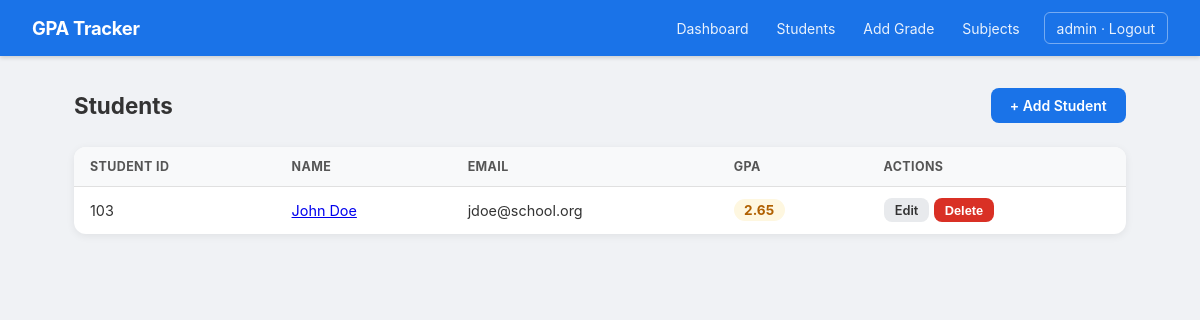
Page /students/ (signed in) on the committed database.
### app/models.py (models this page shows, shortened)
class User(UserMixin, db.Model):
    __tablename__ = 'users'
    id = db.Column(db.Integer, primary_key=True)
    username = db.Column(db.String(80), unique=True, nullable=False)
    password_hash = db.Column(db.String(256), nullable=False)

class Student(db.Model):
    __tablename__ = 'students'
    id = db.Column(db.Integer, primary_key=True)
    student_id = db.Column(db.String(20), unique=True, nullable=False)
    first_name = db.Column(db.String(80), nullable=False)
    last_name = db.Column(db.String(80), nullable=False)
    email = db.Column(db.String(120), unique=True, nullable=False)
    grades = db.relationship('Grade', backref='student', lazy=True, cascade='all, delete-orphan')
    @property
    def full_name(self):
        return f'{self.first_name} {self.last_name}'
    @property
    def gpa(self):
        if not self.grades:
            return 0.0
        total_points = sum(g.grade_points * g.credit_hours for g in self.grades)
        total_credits = sum(g.credit_hours for g in self.grades)
        return round(total_points / total_credits, 2) if total_credits > 0 else 0.0

class Grade(db.Model):
    __tablename__ = 'grades'
    id = db.Column(db.Integer, primary_key=True)
    student_id = db.Column(db.Integer, db.ForeignKey('students.id'), nullable=False)
    subject_id = db.Column(db.Integer, db.ForeignKey('subjects.id'), nullable=False)
    letter_grade = db.Column(db.String(2), nullable=False)
    semester = db.Column(db.String(20), nullable=False)
    GRADE_POINTS = {
        'A+': 4.0, 'A': 4.0, 'A-': 3.7,
        'B+': 3.3, 'B': 3.0, 'B-': 2.7,
        'C+': 2.3, 'C': 2.0, 'C-': 1.7,
        'D+': 1.3, 'D': 1.0, 'D-': 0.7,
        'F': 0.0,
    }
    @property
    def grade_points(self):
        return self.GRADE_POINTS.get(self.letter_grade, 0.0)
    @property
    def credit_hours(self):
        return self.subject.credit_hours

class Subject(db.Model):
    __tablename__ = 'subjects'
    id = db.Column(db.Integer, primary_key=True)
    code = db.Column(db.String(20), unique=True, nullable=False)
    name = db.Column(db.String(120), nullable=False)
    credit_hours = db.Column(db.Integer, nullable=False, default=3)
    grades = db.relationship('Grade', backref='subject', lazy=True)

### app/routes/students.py (the view)
@students_bp.route('/')
@login_required
def list_students():
    students = Student.query.order_by(Student.last_name).all()
    return render_template('students/list.html', students=students)

### app/routes/auth.py (called while the page is built)
@login_manager.user_loader
def load_user(user_id):
    return db.session.get(User, int(user_id))

### app/templates/students/list.html (shortened to what this page needs)
{% extends 'base.html' %}
{% block content %}
<div class="page-header">
  <h2>Students</h2>
  <a href="{{ url_for('students.add_student') }}" class="btn btn-primary">+ Add Student</a>
</div>
{% if students %}
<table class="table">
  <thead>
    <tr>
      <th>Student ID</th>
      <th>Name</th>
      <th>Email</th>
      <th>GPA</th>
      <th>Actions</th>
    </tr>
  </thead>
  <tbody>
    {% for student in students %}
    <tr>
      <td>{{ student.student_id }}</td>
      <td><a href="{{ url_for('students.detail', student_id=student.id) }}">{{ student.full_name }}</a></td>
      <td>{{ student.email }}</td>
      <td><span class="gpa-badge gpa-{{ 'high' if student.gpa >= 3.5 else 'mid' if student.gpa >= 2.0 else 'low' }}">{{ student.gpa }}</span></td>
      <td>
        <a href="{{ url_for('students.edit_student', student_id=student.id) }}" class="btn btn-sm btn-secondary">Edit</a>
        <form method="POST" action="{{ url_for('students.delete_student', student_id=student.id) }}" style="display:inline"
              onsubmit="return confirm('Delete {{ student.full_name }}?')">
          <button type="submit" class="btn btn-sm btn-danger">Delete</button>
        </form>
      </td>
    </tr>
    {% endfor %}
  </tbody>
</table>
{% else %}
<p class="empty-state">No students yet. <a href="{{ url_for('students.add_student') }}">Add the first one.</a></p>
{% endif %}
{% endblock %}

### app/templates/base.html (shortened to what this page needs)
<!DOCTYPE html>
<html lang="en">
<head>
  <link rel="stylesheet" href="{{ url_for('static', filename='css/style.css') }}">
</head>
<body>
  {% if current_user.is_authenticated %}
  <nav class="navbar">
    <div class="nav-brand">GPA Tracker</div>
    <div class="nav-links">
      <a href="{{ url_for('main.index') }}">Dashboard</a>
      <a href="{{ url_for('students.list_students') }}">Students</a>
      <a href="{{ url_for('grades.add_grade') }}">Add Grade</a>
      <a href="{{ url_for('grades.subjects') }}">Subjects</a>
      <a href="{{ url_for('auth.logout') }}" class="nav-logout">{{ current_user.username }} · Logout</a>
    </div>
  </nav>
  {% endif %}
  <main class="container">
    {% block content %}{% endblock %}
  </main>
</body>
</html>

### app/static/css/style.css (style rules this page uses)
*, *::before, *::after { box-sizing: border-box; margin: 0; padding: 0; }
body { font-family: -apple-system, BlinkMacSystemFont, 'Segoe UI', Roboto, sans-serif; background: #f0f2f5; color: #333; min-height: 100vh; }
.navbar { background: #1a73e8; color: #fff; display: flex; align-items: center; justify-content: space-between; padding: 0 2rem; height: 56px; box-shadow: 0 2px 4px rgba(0,0,0,.15); position: sticky; top: 0; z-index: 100; }
.nav-brand { font-size: 1.15rem; font-weight: 700; letter-spacing: -.3px; }
.nav-links { display: flex; align-items: center; gap: .25rem; }
.nav-links a { color: rgba(255,255,255,.9); text-decoration: none; padding: .4rem .75rem; border-radius: 6px; font-size: .875rem; transition: background .15s; }
.nav-links a.nav-logout { margin-left: .5rem; border: 1px solid rgba(255,255,255,.4); }
.container { max-width: 1100px; margin: 2rem auto; padding: 0 1.5rem; }
.btn { display: inline-flex; align-items: center; justify-content: center; padding: .55rem 1.2rem; border-radius: 8px; font-size: .875rem; font-weight: 600; cursor: pointer; border: none; text-decoration: none; transition: opacity .15s, transform .1s; white-space: nowrap; }
.btn-primary { background: #1a73e8; color: #fff; }
.btn-secondary { background: #e8eaed; color: #333; }
.btn-danger { background: #d93025; color: #fff; }
.btn-sm { padding: .3rem .7rem; font-size: .8rem; }
.page-header { display: flex; align-items: center; justify-content: space-between; margin-bottom: 1.5rem; }
.page-header h2 { font-size: 1.4rem; font-weight: 700; }
.table { width: 100%; border-collapse: collapse; background: #fff; border-radius: 12px; overflow: hidden; box-shadow: 0 2px 8px rgba(0,0,0,.07); }
.table th { background: #f8f9fa; padding: .75rem 1rem; font-size: .78rem; text-align: left; color: #555; border-bottom: 1px solid #e0e0e0; text-transform: uppercase; letter-spacing: .4px; }
.table td { padding: .7rem 1rem; border-bottom: 1px solid #f0f0f0; font-size: .9rem; }
.table tr:last-child td { border-bottom: none; }
.gpa-badge { display: inline-block; padding: .2rem .65rem; border-radius: 20px; font-weight: 700; font-size: .85rem; }
.gpa-mid { background: #fef7e0; color: #b06000; }

### rows in the picture
User: username "admin"
Student: student_id "103", full_name "John Doe", email "jdoe@school.org", gpa "2.65"
